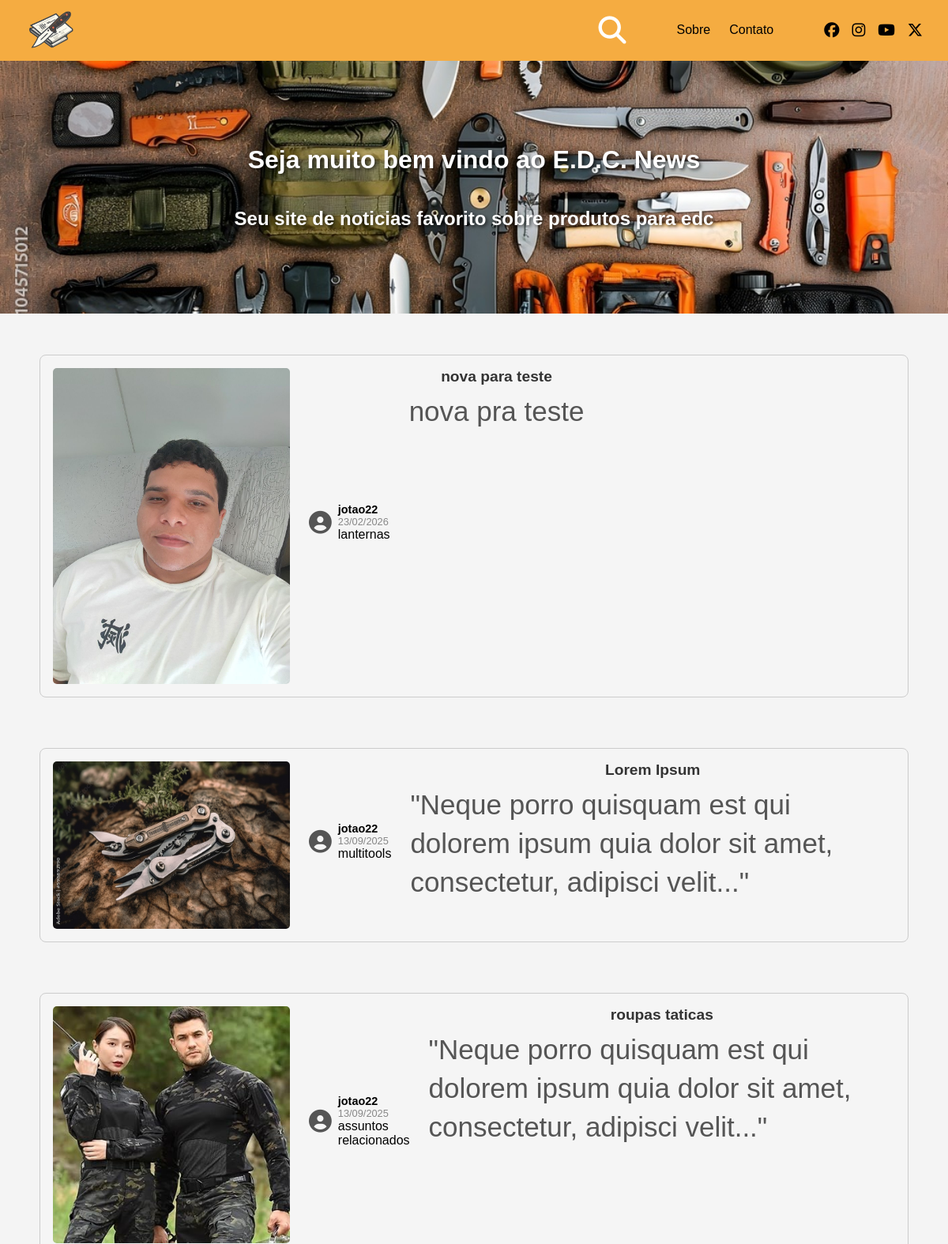
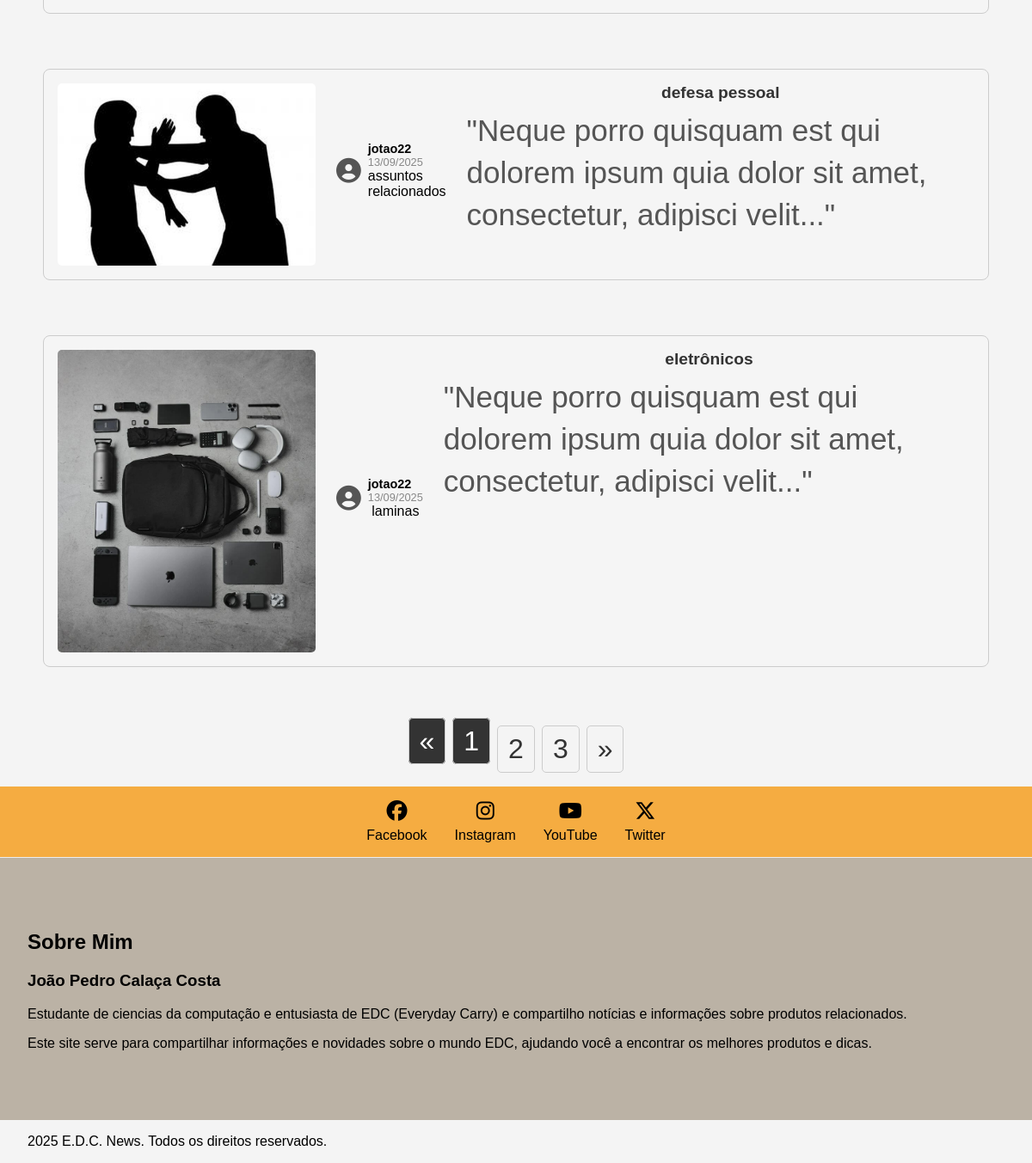
The page /all-news/ on the database its author committed (2 pictures, top to bottom).
### edcnews/models.py (models this page shows, shortened)
class Noticia(models.Model):
    cover = models.ImageField(upload_to="edcnews/images/%Y/%m/%d/", blank=True)
    titulo = models.CharField(max_length=200)
    slug = models.SlugField(unique=True)
    descricao = models.CharField(max_length=200)
    conteudo = RichTextUploadingField()
    data_publicacao = models.DateTimeField(auto_now_add=True)
    author = models.ForeignKey(
        Author, on_delete=models.CASCADE, related_name="noticias"
    )
    categoria = models.ForeignKey(Categoria, on_delete=models.CASCADE)
    views = models.PositiveIntegerField(default=0)  # contador de visualizações

class Categoria(models.Model):
    nome = models.CharField(max_length=100)
    slug = models.SlugField(unique=True)

### authors/models.py (models this page shows, shortened)
class Author(models.Model):
    user = models.OneToOneField(User, on_delete=models.CASCADE)
    bio = models.TextField(blank=True)

### edcnews/views.py (the view)
# urls.py: path("all-news/", views.all_news, name="all_news"),
def all_news(request):
    noticias = Noticia.objects.order_by("-data_publicacao")
    page_obj, page_range = paginate_queryset(request, noticias, per_page=5, around=2)
    return render(
        request,
        "edcnews/pages/all-news.html",
        context={"noticias": page_obj, "page_range": page_range},
    )

### utils/pagination.py (called while the page is built)
def paginate_queryset(request, queryset, per_page=10, around=2):
    paginator = Paginator(queryset, per_page)
    page_number = request.GET.get("page")
    page_obj = paginator.get_page(page_number)
    start = max(page_obj.number - around, 1)
    end = min(page_obj.number + around, paginator.num_pages) + 1
    page_range_custom = range(start, end)
    return page_obj, page_range_custom

### edcnews/templates/edcnews/pages/all-news.html (shortened to what this page needs)
{% extends "global/base.html" %}
    {% block content %}
        <main>
            {% include 'edcnews/partials/imagem-welcome.html' %}
            <div class="container-noticias">
                {% for noticia in noticias %}
                    {% include 'edcnews/partials/noticias.html' %}
                {% endfor %}
            </div>
            {% include 'edcnews/partials/pagination.html' %}
        </main>
    {% endblock %}

### edcnews/templates/edcnews/partials/noticias.html
<div class="noticias">
    <div class="noticia">
        <img src="{{ noticia.cover.url }}" alt="" class="imagem-noticia">
        <div class="news-author">
            <i class="fa-solid fa-circle-user"></i>
            <div class="author-info">
                <span class="author-item">
                    {% if noticia.author %}
                        {{ noticia.author.user.username }}
                    {% else %}
                        Autor Desconhecido
                    {% endif %}
                </span>
                <span class="created-at">{{ noticia.data_publicacao|date:"d/m/Y" }}</span>
                <span class="news-category">
                    <a href="{% url 'news:category_news' noticia.categoria.id %}">{{ noticia.categoria.nome }}</a>
                </span>
            </div>
        </div>
        <div class="news-information">
            <div class="news-title">
                <a href="{% url 'news:news_detail' noticia.id %}"><h1 class="news-title">{{ noticia.titulo }}</h1></a>
            </div>
            <div class="news-description">
                <a href="{% url 'news:news_detail' noticia.id %}"><p class="subtitle">{{ noticia.descricao }}</p></a>
            </div>
        </div>
    </div>
</div>

### edcnews/static/edcnews/css/style.css (style rules this page uses)
:root { --header-height: 3.75rem; --spacing-medium: 1.25rem; --spacing-large: 1.875rem; --font-size-normal: 1rem; --font-size-large: 1.5rem; }
body { font-family: Arial, sans-serif; margin: 0; padding: 0; background-color: #f4f4f4; }
.cat-laminas, .cat-lanternas, .cat-multitools, a { text-decoration: none; color: rgb(255, 255, 255); display: flex; flex-direction: column; justify-content: center; align-items: center; font-size: 35px; }
.container-noticias { max-width: 100rem; margin: 0 auto; padding: 20px; }
.noticias { display: flex; flex-direction: column; align-items: center; max-width: 1200px; margin: 0 auto; padding: 2rem 1rem; gap: 2rem; }
.noticia { display: flex; flex-direction: row; gap: 1.5rem; width: 100%; max-width: 1100px; border: 1px solid #ccc; border-radius: 8px; padding: 1rem; box-sizing: border-box; background: #f5f5f5; transition: transform 0.2s; }
.imagem-noticia { max-width: 300px; width: 100%; height: auto; border-radius: 5px; }
.news-author { display: flex; align-items: center; gap: 0.5rem; margin-bottom: 0.5rem; }
.news-author i { font-size: 1.8rem; color: #555; }
.author-info { display: flex; flex-direction: column; }
.author-item { font-weight: bold; font-size: 0.9rem; }
.created-at { font-size: 0.8rem; color: #888; }
.news-category a { font-size: 1rem; color: #db8310; }
.news-title h1 { margin: 0; font-size: 1.2rem; color: #333; }
.noticia a { text-decoration: none; color: inherit; }
.news-description p.subtitle { display: -webkit-box; -webkit-line-clamp: 3; line-clamp: 3; -webkit-box-orient: vertical; overflow: hidden; text-overflow: ellipsis; line-height: 1.4; margin-top: 0.5rem; color: #555; }

### rows shown on the page
Noticia: cover (picture), author.user.username "jotao22", data_publicacao "23/02/2026", categoria.nome "lanternas", titulo "nova para teste", descricao "nova pra teste"
Noticia: cover (picture), author.user.username "jotao22", data_publicacao "13/09/2025", categoria.nome "multitools", titulo "Lorem Ipsum", descricao "\"Neque porro quisquam est qui dolorem ipsum quia dolor sit amet, consectetur, adipisci velit...\""
Noticia: cover (picture), author.user.username "jotao22", data_publicacao "13/09/2025", categoria.nome "assuntos relacionados", titulo "roupas taticas", descricao "\"Neque porro quisquam est qui dolorem ipsum quia dolor sit amet, consectetur, adipisci velit...\""
Noticia: cover (picture), author.user.username "jotao22", data_publicacao "13/09/2025", categoria.nome "assuntos relacionados", titulo "defesa pessoal", descricao "\"Neque porro quisquam est qui dolorem ipsum quia dolor sit amet, consectetur, adipisci velit...\""
Noticia: cover (picture), author.user.username "jotao22", data_publicacao "13/09/2025", categoria.nome "laminas", titulo "eletrônicos", descricao "\"Neque porro quisquam est qui dolorem ipsum quia dolor sit amet, consectetur, adipisci velit...\""

### other values the page prints
{{ num }} "1"
{{ num }} "2" "3"
